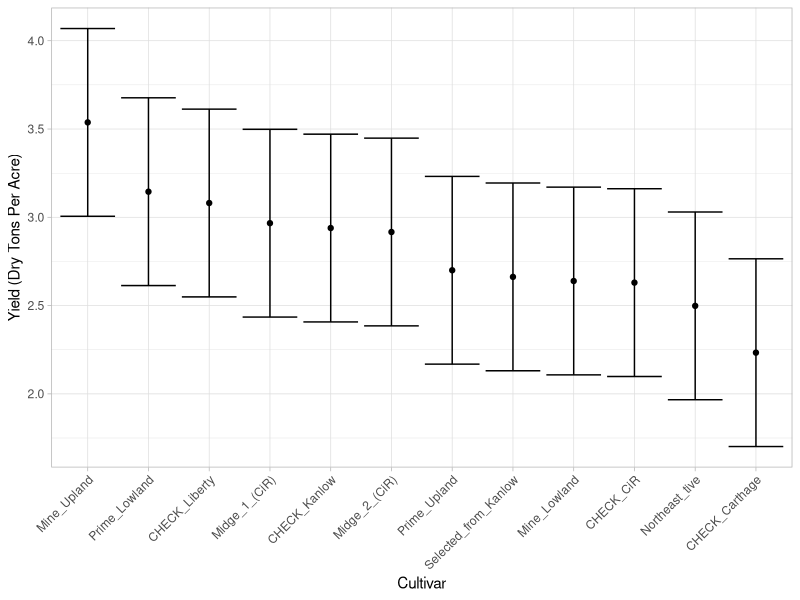

Source code (R):
library(tidyverse)
library(lme4)
library(lmerTest)
swg <- read_csv("./input_data/swg_yield/new_york_seeded_plot_yields_2020_2021_2022.csv") |>
  mutate_at(vars(rep, year), as.character)

yld_sum <- swg |>
  group_by(year, entry2) |>
  summarize_at(vars(yld_dta), mean)

# yld_sum |>
#   ggplot(aes(x = entry2, y = yld_dta)) +
#   geom_point() +
#   facet_wrap(nrow = 3,vars(year))

# interaction doesn't appear significant

mod2 <- lmer(yld_dta ~ year * entry2 + (1|rep), data = swg)

anova(mod2)

emmeans::emmeans(mod2, "entry2") |>
  data.frame() |>
  ggplot(aes(x = fct_reorder(entry2, desc(emmean)), y = emmean)) +
  geom_point() +
  geom_errorbar(aes(ymin = lower.CL, ymax = upper.CL)) +
  theme_light() + 
  theme(axis.text.x = element_text(angle = 45, hjust = 1)) +
  ylab("Yield (Dry Tons Per Acre)") +
  xlab("Cultivar")
